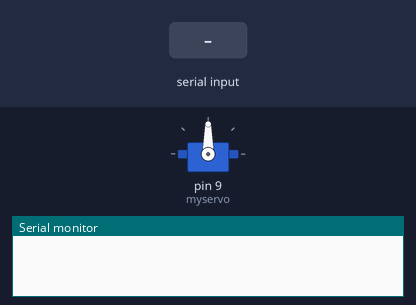
A sketch run on a simulated Arduino Uno, built with avr-gcc and run on an emulated ATmega328P. On the bench: servo, the last lines printed to the serial monitor. The test bench sets the inputs (shaded band).

Above: at 1.2 s.
1.3 s: "H\n" received over Serial
At 1.7 s:
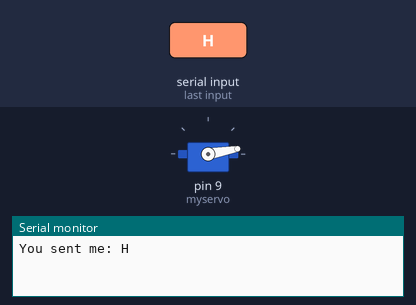
2.8 s: "H\n" received over Serial
At 4.1 s:
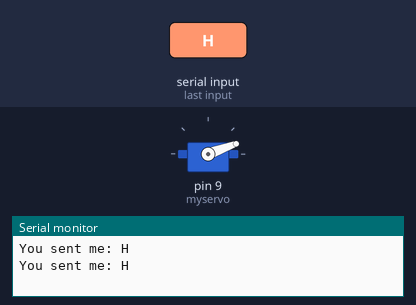
Timing chart, 0 to 5.8 s (numbered marks = the images above; inputs shaded):
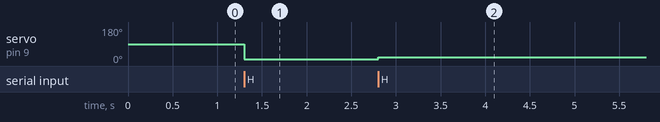

The sketch:

servo_raspberry.ino
```cpp
#include <Servo.h>

Servo myservo;  // create servo object to control a servo

int val = 0;    // variable to read the value from the analog pin

void setup() {
  Serial.begin(9600);
  myservo.attach(9);  // attaches the servo on pin 9 to the servo object
}

void loop() {
   if (Serial.available() > 0) {
    String data = Serial.readStringUntil('\n');
    Serial.print("You sent me: ");
    Serial.println(data);
    if(data == "H"){
      val = val + 10;
      if(val >= 180){
      val = 0 ;
      }
      myservo.write(val);
   }

//  if(Serial.available() > 0){
//    String a = Serial.readString();
//    Serial.println("Hello");
//    if(a == "0"){
//      val = val + 10;
//      if(val >= 180){
//      val = 0 ;
//      }
//      myservo.write(val);                  // sets the servo position according to the scaled value
//    }
 // }

 delay(500);
  // waits for the servo to get there
}
}
```

Measured:
- after the input at 1.3 s, servo on pin 9 (myservo): 90° → 10° at once
- after the input at 2.8 s, servo on pin 9 (myservo): 10° → 20° at once
